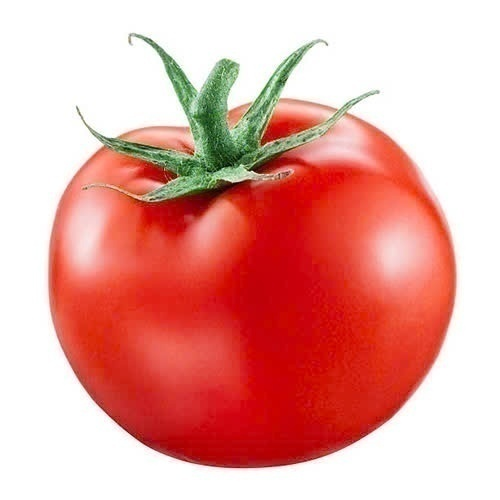
#> input picture z5966263488289_871d634a1742dd7d2ba9d0b0585b7ede.jpg, 500 x 500 px, found by its file name
$ python masking.py
#> lines starting #> are read from the running program, lines starting #| are printed output that depends on the picture; after the words box and inside, x2 and y2 are one past the last pixel; in counts of white or black regions, pixels touching at a corner belong together
import cv2
import numpy as np

# Đọc ảnh
img = cv2.imread("L:/NNLT_Python/Xu-li-anh/z5966263488289_871d634a1742dd7d2ba9d0b0585b7ede.jpg")
#> img is the input picture: shape (500, 500, 3); mean B, G, R 157.1, 163.7, 230.9
(h, w) = img.shape[:2]
#> h = 500; w = 500
print('Chiều cao ảnh: ', h)
#| Chiều cao ảnh:  500
print('Chiều rộng ảnh: ', w)
#| Chiều rộng ảnh:  500

# Tạo mặt nạ giống như ảnh gốc
mask = np.zeros_like(img)  # Tạo mặt nạ có cùng kích thước với ảnh gốc

# Định nghĩa tọa độ và bán kính hình tròn
center = (w // 2, h // 2)  # Tọa độ tâm hình tròn
#> center = (250, 250)
radius = 150  # Bán kính hình tròn

# Vẽ hình tròn lên mặt nạ
cv2.circle(mask, center, radius, (255, 255, 255), -1)  # Màu trắng (255) và độ dày -1 để làm đầy
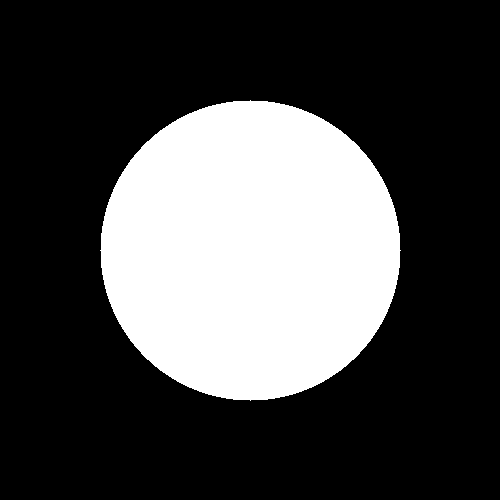
#> mask: shape (500, 500, 3); 28.3% white; 1 white region, box (x1, y1, x2, y2) and area: (100, 100, 401, 401) 70681

# Áp dụng mặt nạ lên ảnh gốc
masked_img = cv2.bitwise_and(img, mask)
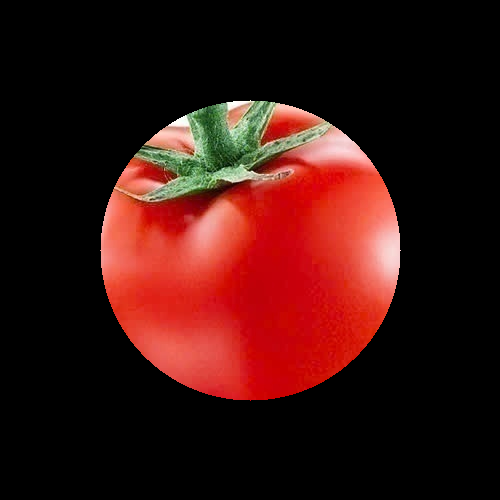
#> masked_img: shape (500, 500, 3); mean B, G, R 15.2, 18.8, 57.9

# Hiển thị ảnh gốc, mặt nạ và ảnh đã áp dụng mặt nạ
cv2.imshow("Ảnh gốc", img)
cv2.imshow("Mặt nạ", mask)
cv2.imshow("Hình tròn trên ảnh", masked_img)


# Chỉnh vị trí của các cửa sổ
cv2.moveWindow("Ảnh gốc", 0, 100)        # Đặt vị trí cửa sổ Ảnh gốc
cv2.moveWindow("Mặt nạ", 520, 100)         # Đặt vị trí cửa sổ Mặt nạ
cv2.moveWindow("Hình tròn trên ảnh", 1040, 100)  # Đặt vị trí cửa sổ Hình tròn trên ảnh

cv2.waitKey(0)
cv2.destroyAllWindows()
